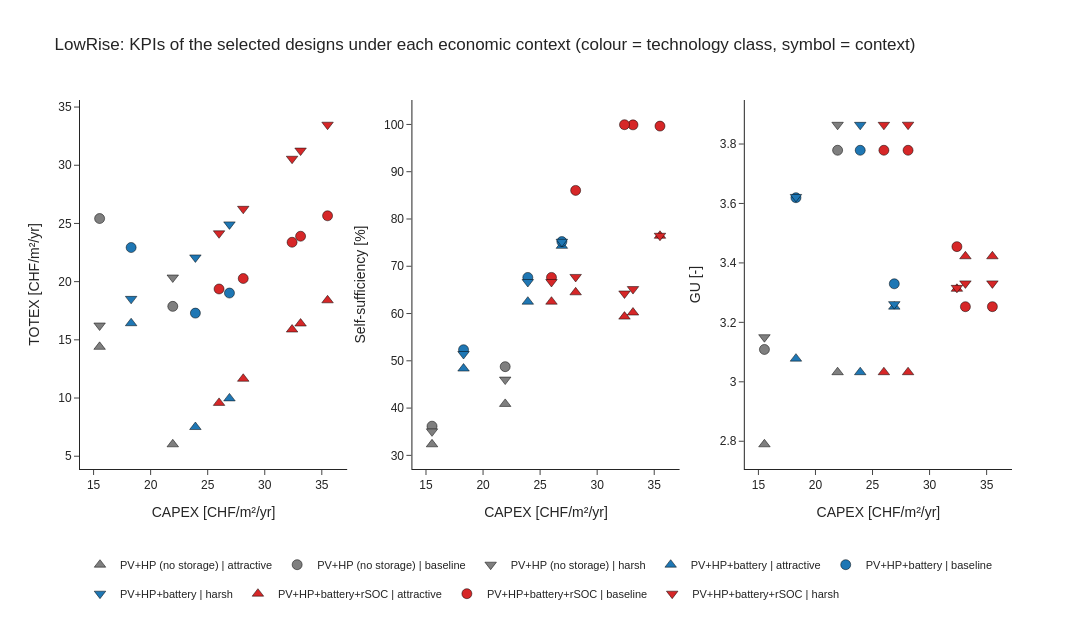
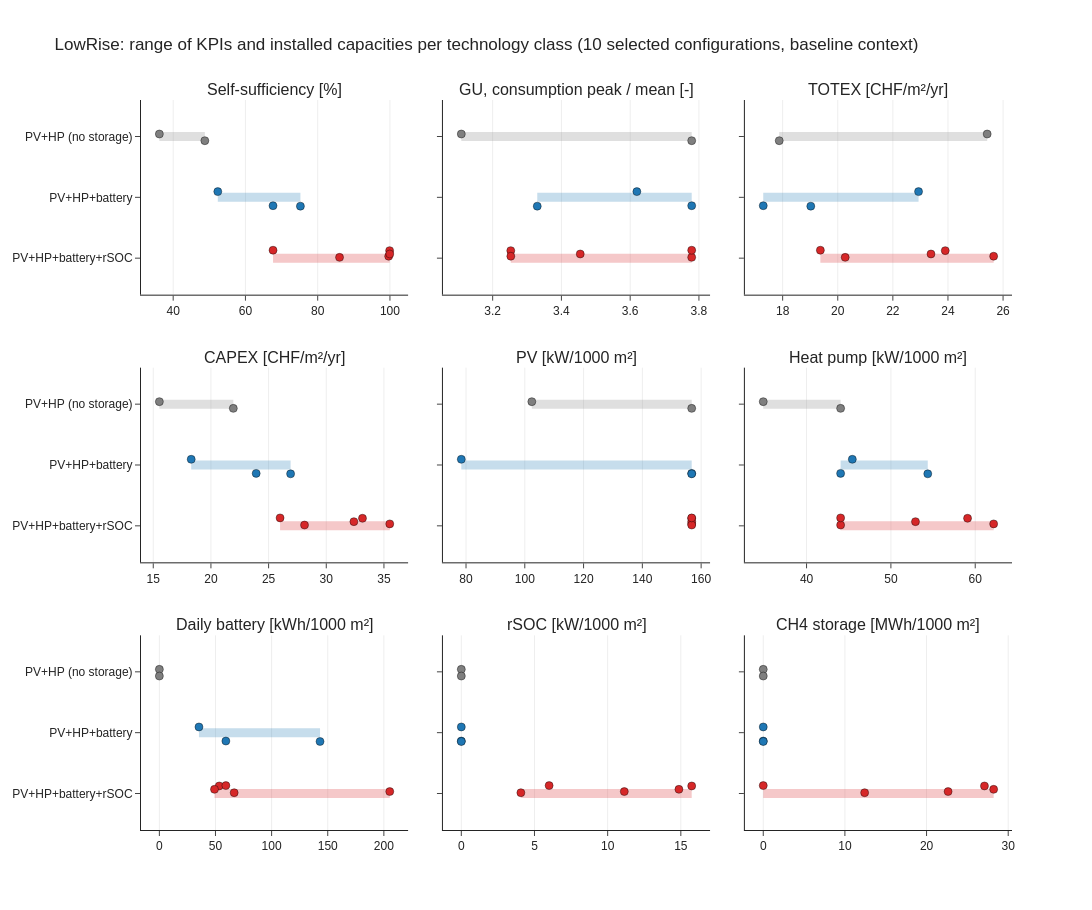
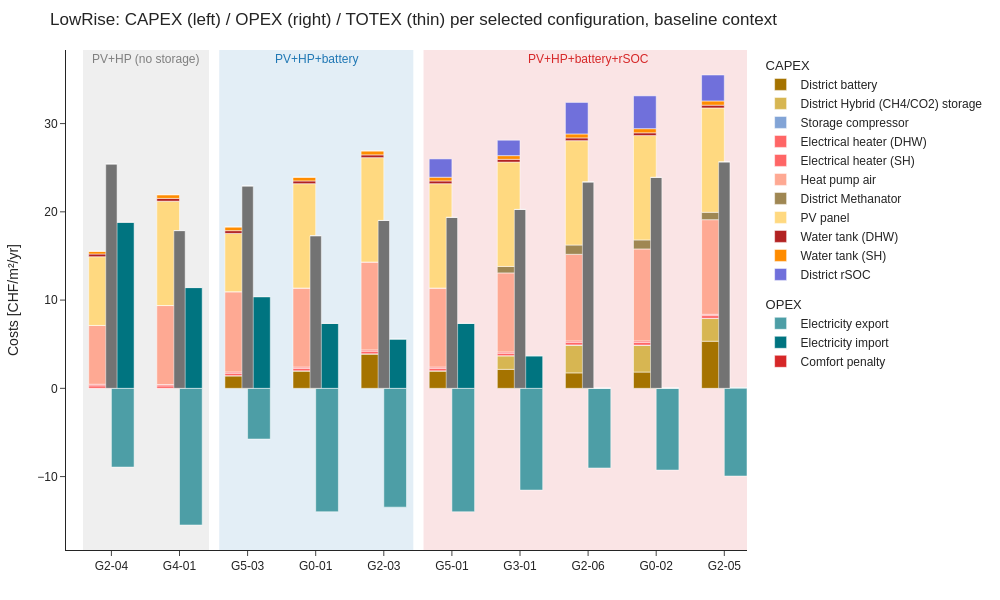

The code cell stored with these charts, in order, in its notebook:
### Markdown cell above
4. Figures (also saved as HTML in `OUT_DIR/figures`); colour = technology class.

- `kpis_vs_capex`: TOTEX, SS and GU (y) against CAPEX (x) for every selected design × context (symbol = context).
- `indicator_ranges`: range of SS, GU, TOTEX, CAPEX and of every installed capacity per technology class (baseline context; capacities are fixed by the design).
- `totex_bars`: all selected designs in one figure, REHO cost template (CAPEX left / OPEX right / thin TOTEX), grouped by technology class (shaded band), sorted by CAPEX inside each class, baseline context; comfort penalty shown explicitly.
- `uncertain_var_link`: one bar subplot per entry of `UNCERTAIN_VAR_LINK` (uncertain variable → what it acts on), designs grouped by technology class; operation results (import, export) one bar per context (pattern), installed capacities one bar (baseline context).

### Code cell
for name, fig in out['figures'].items():
    fig.show()
